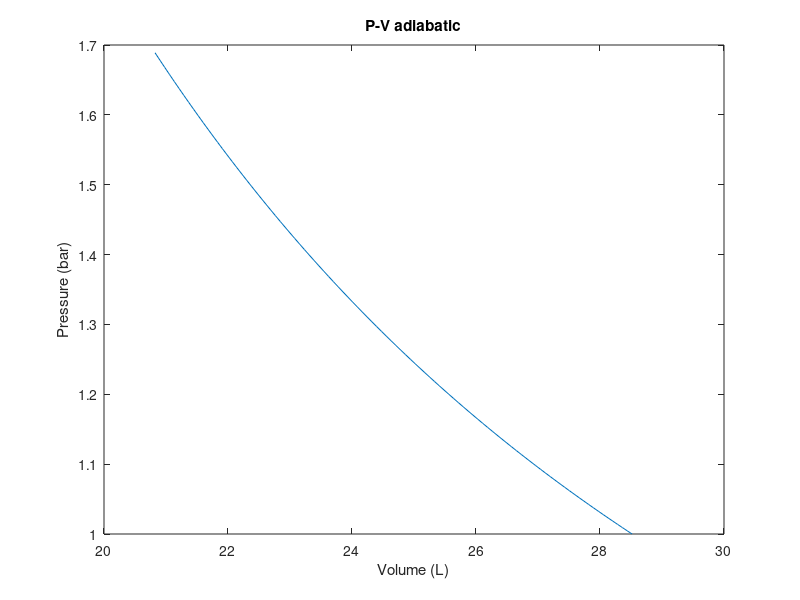
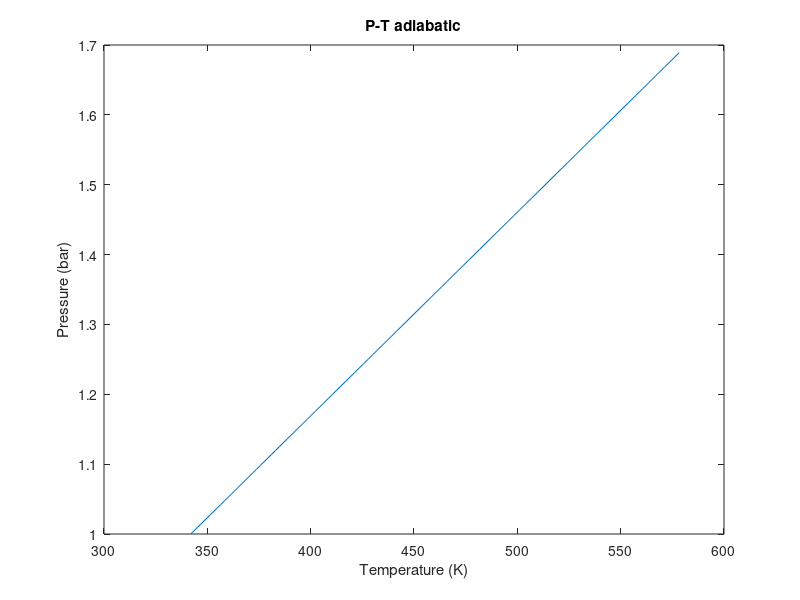
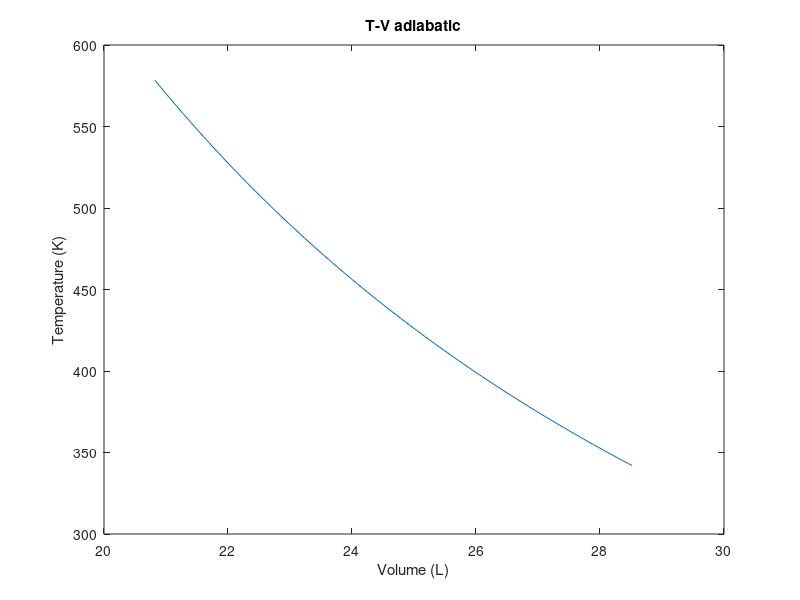
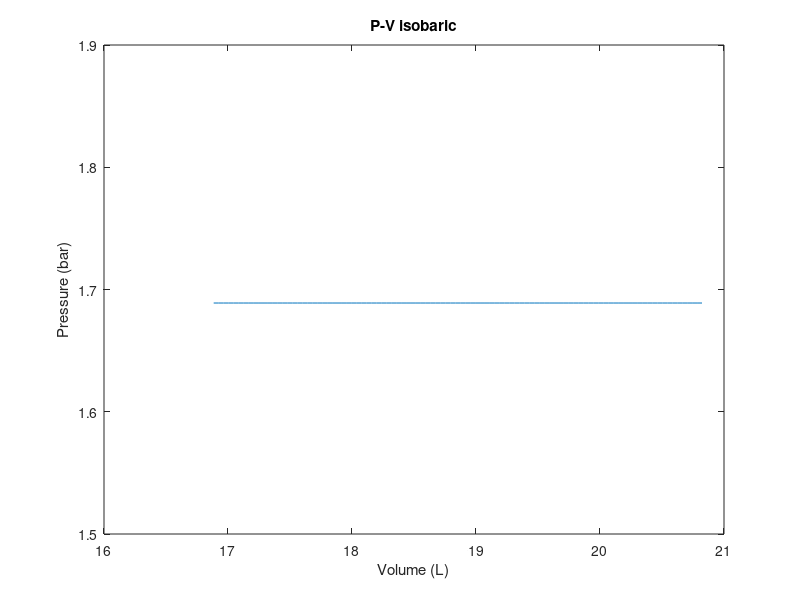

These figures' MATLAB source, in order:
clear all;
clc;

% work done,heat trans.,change in internal energy,change in enthalpy
% and plot P-V,P-T,T-V curve for each process and overall 
R = 0.08314;
C_v = 1.5*R;
C_p = 2.5*R;
n = C_p/C_v;

T_1 = 70+273;
p_1 = 1;
v_1 = (R*T_1)/p_1;

%% adiabatic Process
T_2 = 150+273;
v_2 = v_1*(T_1/T_2)^(1/(n-1));
p_2 = p_1*(v_1/v_2)^n;
w_1 = R*(T_1-T_2)/(n-1);% work done
Q_1 = 0; % (adiabatic process) heat transfer
% change in internal energy
U_1 = C_v*(T_2-T_1);
% change in enthalpy
H_1 = C_p*(T_2-T_1);

%% isobaric Process
T_3 = 70 + 273;
p_3 = p_2;
v_3 = v_2* T_3/T_2;
U_2 = C_v*(T_3-T_2); % change in internal energy
H_2 = C_p*(T_3-T_2); % change in enthalpy
Q_2 = H_2;
w_2 = 0;

%% isothermic Process
T_4 = T_3;
p_4 = p_1;
v_4 = p_3*v_3/p_4;
w_3 = R*T_3*log(v_1/v_3); % work done
Q_3 = w_3; % Heat transfer Q_3-W_3 = U_3 = 0
U_3 = 0; % change in internal energy (isothermal)
H_3 = 0; % change in enthalpy (isothermal)

%% Overall Process
% Reversible
W_total = w_1 + w_2 + w_3;
Q_total = Q_1 + Q_2 + Q_3;
U_total = U_1 + U_2 + U_3;
H_total = H_1 + H_2 + H_3;
% Irreversible
W1_irr = .75*w_1;
W2_irr = .75*w_2;
W3_irr = .75*w_3;
Q1_irr = 0; % adiabatic
Q2_irr = W2_irr + U_2;
Q3_irr = W3_irr; % U_3 = 0 (isothermal)
W_irr_total = W1_irr + W2_irr + W3_irr;
Q_irr_total = Q1_irr + Q2_irr + Q3_irr;

%% Plotting
% Adiabatic (P-V)
v_ad = linspace(v_1, v_2, 100);
p_ad = p_1 * (v_1 ./ v_ad).^n;
T_ad = T_1 * (v_1 ./ v_ad).^n-1;
w_1_area = trapz(v_ad, p_ad);

figure;
plot(v_ad,p_ad);
xlabel('Volume (L)');
ylabel('Pressure (bar)');
title('P-V adiabatic')
figure;
plot(T_ad,p_ad);
xlabel('Temperature (K)');
ylabel('Pressure (bar)');
title('P-T adiabatic')
figure;
plot(v_ad,T_ad);
xlabel('Volume (L)');
ylabel('Temperature (K)');
title('T-V adiabatic')

% Isobaric (T-V)
T_iso = linspace(T_2, T_3, 100);
v_iso = R * T_iso / p_2;
p_iso = linspace(p_2, p_3, 100);
w_2_area = trapz(v_iso, p_iso);

figure;
plot(v_iso,p_iso);
xlabel('Volume (L)');
ylabel('Pressure (bar)');
title('P-V isobaric')
figure;
plot(T_iso,p_iso);
xlabel('Temperature (K)');
ylabel('Pressure (bar)');
title('P-T isobaric')
figure;
plot(v_iso,T_iso);
xlabel('Volume (L)');
ylabel('Temperature (K)');
title('T-V isobaric')

% Isothermal (P-V)
v_isoth = linspace(v_3, v_4, 100);
p_isoth = R * T_3 ./ v_isoth;
T_isoth = linspace(T_3, T_4, 100);
w_3_area = trapz(v_isoth, p_isoth);

w_area_total = w_1_area + w_2_area + w_3_area;

figure;
plot(v_isoth,p_isoth);
xlabel('Volume (L)');
ylabel('Pressure (bar)');
title('P-V isothermal')
figure;
plot(T_isoth,p_isoth);
xlabel('Temperature (K)');
ylabel('Pressure (bar)');
title('P-T isothermal')
figure;
plot(v_isoth,T_isoth);
xlabel('Volume (L)');
ylabel('Temperature (K)');
title('T-V isothermal')